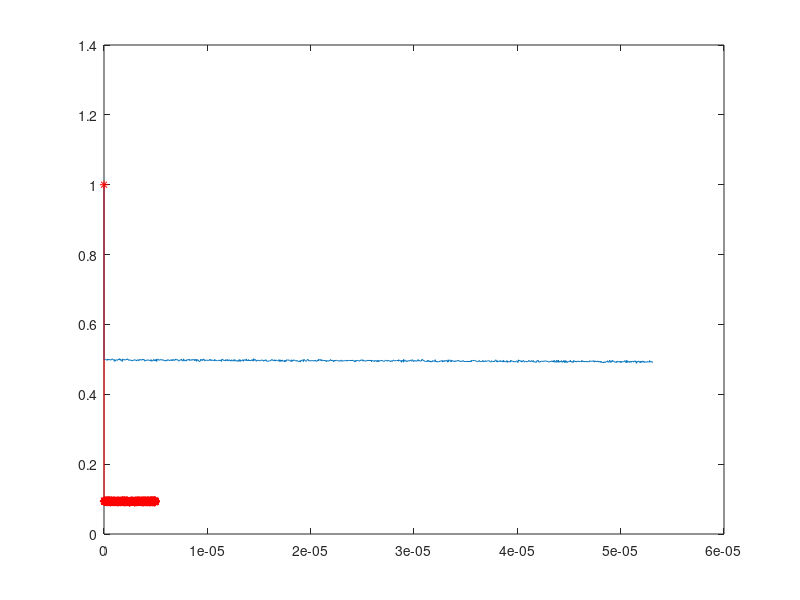

MATLAB code to generate this figure:
%function [R k]=BinaryAoutoCorr_V3(TTTRPos,points,m)
clear all
close all
TTTRPos=sort(round(rand(1e5,1)*1e6))*5e-9;
points=1000;
m=1;

%m=1; %Binning  amount m=1 is one step or no binning => resolution 5ns, m=2 is two step binning of 2 => resolution 10ns, m*5 ns is the resolution for binningn size m  
Binary_pointer=round((TTTRPos-TTTRPos(1))/5e-9)+1;
N1=size(Binary_pointer,1); %Amount of ones 
N=Binary_pointer(end);%last pointer which is also the total amount of enterise zeros and ones


%%xcorr test
tic
photonDens=1/diff((Binary_pointer-1)*5e-9);
photonDensTime=(Binary_pointer(1:end-1)-1)*5e-9;
[Rxcorr Lag]=xcorr(photonDens,points,'biased');
toc
figure()
plot(photonDensTime(Lag(points+1:end)+1),Rxcorr(points+1:end)/Rxcorr(points+1))
%%

n=(N/m); %Amount of binns
MeanBinary=N1/n;


if points>n-1
disp(['To large displacment restrict to max points: ' num2str(n)])
points=n;
end

OFFset=[-(m-1):m-1];
ScaleFactor= 10^(ceil(log10(size(OFFset,2)+1)));

tic
for k=0:points;
   [ANoOffset BNoOffset]=find(Binary_pointer(find(Binary_pointer<=N-k*m))<=N-k*m-OFFset);%0.13

   %BNoOffset; %Which m is used

   Binary_pointerNoOffset=Binary_pointer( ANoOffset ); %0.016

   %[Binary_pointerNoOffset BNoOffset];
   [AOffset BOffset]=find(Binary_pointer(find(Binary_pointer>=k*m+1))>=k*m+1+OFFset);%0.13

   %BOffset; %Which m is used
   if m==1
    Binary_pointerOffset=Binary_pointer(  AOffset  )-k*m-OFFset(BOffset);
   else
    Binary_pointerOffset=Binary_pointer(  AOffset  )-k*m-OFFset(BOffset)';
   end
   
   %[Binary_pointerOffset BOffset];
   
   %[[Binary_pointerNoOffset; Binary_pointerOffset] [BNoOffset; BOffset]];
   CIndex=[BNoOffset; BOffset]; %indexed m values 
   CPointers=[Binary_pointerNoOffset; Binary_pointerOffset];
   
   [A B]=sort(CPointers*ScaleFactor+CIndex);%1.16
   D=find(diff(A)==0); % Pointer in sorted list to all elements that creates a 1 in a product 
   CPointers2=CPointers(B(D));% Pointer to all elements that creates a 1 in a product 
   SMdiagP=sum(mod(CPointers2-1,m)<=(m-1)-abs(CIndex(B(D))-m));
   MdiagP=SMdiagP;

%     [A B]=find( (Binary_pointerNoOffset*ScaleFactor+BNoOffset)==(Binary_pointerOffset*ScaleFactor+BOffset)');% Pointer in list to all elements that creates a 1 in a product  
%     CPointers2=Binary_pointerNoOffset(A);% Pointer to all elements that creates a 1 in a product 
%     SMdiagP=sum(mod(CPointers2-1,m)<=(m-1)-abs(BNoOffset(A)-m));
%     MdiagP=SMdiagP;

      
%    MdiagP=0;
%    for OFFset=[-(m-1):(m-1)]
%      Binary_pointerNoOffset=Binary_pointer(find((Binary_pointer)<=N-k*m-OFFset));
%      Binary_pointerOffset=Binary_pointer(find((Binary_pointer-k*m-OFFset)>=1))-k*m-OFFset;
%      
%      SMdiagP=sum(mod(find(diff(sort([Binary_pointerNoOffset; Binary_pointerOffset]))==0)-1,m)<=(m-1)-abs(OFFset));
%    
%      MdiagP=MdiagP+SMdiagP;
%    end
  
  %%Calculation of variance for binned data
  if k==0
    VarBinMDdiag=MdiagP;
    VarBinary=abs((VarBinMDdiag/n)-MeanBinary.^2);
  end
    
  %% Calculate autocorrelation  
  R(k+1)=(MeanBinary^2/VarBinary) -...
       (MeanBinary/VarBinary)*( sum(Binary_pointer<=N-m*k)/(n-k) + sum(Binary_pointer>=m*k+1)/(n-k)) +...
       (1/VarBinary)*MdiagP/(n-k);
end
toc

%%output
k=[0:points]*m*5e-9;
R;

hold on
plot(k,R,'-*r')